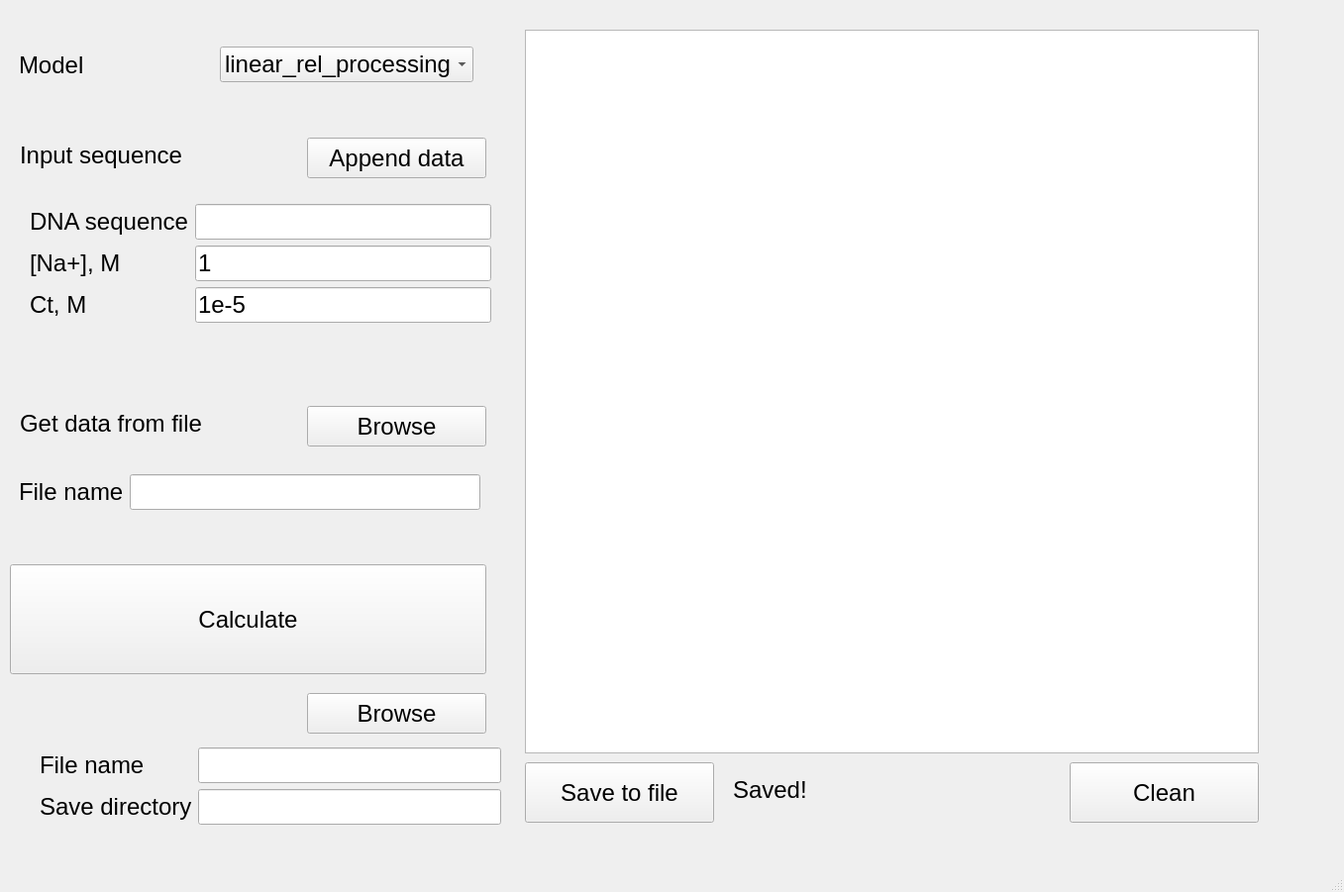
<?xml version="1.0" encoding="UTF-8"?>
<ui version="4.0">
 <class>MainWindow</class>
 <widget class="QMainWindow" name="MainWindow">
  <property name="geometry">
   <rect>
    <x>0</x>
    <y>0</y>
    <width>1357</width>
    <height>901</height>
   </rect>
  </property>
  <property name="windowTitle">
   <string>Calculator</string>
  </property>
  <widget class="QWidget" name="centralwidget">
   <widget class="TableView" name="tableView">
    <property name="geometry">
     <rect>
      <x>530</x>
      <y>30</y>
      <width>741</width>
      <height>731</height>
     </rect>
    </property>
   </widget>
   <widget class="QFrame" name="processingTypeFrame">
    <property name="geometry">
     <rect>
      <x>10</x>
      <y>30</y>
      <width>477</width>
      <height>71</height>
     </rect>
    </property>
    <layout class="QHBoxLayout" name="processingTypeLayout">
     <item>
      <widget class="QLabel" name="processingTypeLabel">
       <property name="font">
        <font>
         <pointsize>18</pointsize>
        </font>
       </property>
       <property name="text">
        <string>Model</string>
       </property>
      </widget>
     </item>
     <item>
      <widget class="QComboBox" name="processingTypeComboBox">
       <property name="font">
        <font>
         <pointsize>18</pointsize>
        </font>
       </property>
       <item>
        <property name="text">
         <string>linear_rel_processing</string>
        </property>
       </item>
       <item>
        <property name="text">
         <string>conv_abs_processing</string>
        </property>
       </item>
       <item>
        <property name="text">
         <string>conv_rel_processing</string>
        </property>
       </item>
      </widget>
     </item>
    </layout>
   </widget>
   <widget class="QFrame" name="inputFileFrame">
    <property name="geometry">
     <rect>
      <x>10</x>
      <y>400</y>
      <width>486</width>
      <height>161</height>
     </rect>
    </property>
    <widget class="QFrame" name="inputFileInnerFrame">
     <property name="geometry">
      <rect>
       <x>0</x>
       <y>70</y>
       <width>484</width>
       <height>113</height>
      </rect>
     </property>
     <property name="minimumSize">
      <size>
       <width>484</width>
       <height>113</height>
      </size>
     </property>
     <layout class="QFormLayout" name="inputFileInnerLayout">
      <item row="0" column="0">
       <widget class="QLabel" name="inputFileNameLabel">
        <property name="font">
         <font>
          <pointsize>18</pointsize>
         </font>
        </property>
        <property name="text">
         <string>File name</string>
        </property>
       </widget>
      </item>
      <item row="0" column="1">
       <widget class="QLineEdit" name="inputFileNameLineEdit">
        <property name="font">
         <font>
          <pointsize>18</pointsize>
         </font>
        </property>
       </widget>
      </item>
     </layout>
    </widget>
    <widget class="QPushButton" name="browseButton">
     <property name="geometry">
      <rect>
       <x>300</x>
       <y>10</y>
       <width>181</width>
       <height>41</height>
      </rect>
     </property>
     <property name="font">
      <font>
       <pointsize>18</pointsize>
      </font>
     </property>
     <property name="text">
      <string>Browse</string>
     </property>
    </widget>
    <widget class="QLabel" name="getDataFromInputLabel">
     <property name="geometry">
      <rect>
       <x>10</x>
       <y>10</y>
       <width>281</width>
       <height>35</height>
      </rect>
     </property>
     <property name="font">
      <font>
       <pointsize>18</pointsize>
      </font>
     </property>
     <property name="text">
      <string>Get data from file</string>
     </property>
    </widget>
   </widget>
   <widget class="QFrame" name="saveFileFrame">
    <property name="geometry">
     <rect>
      <x>20</x>
      <y>680</y>
      <width>486</width>
      <height>181</height>
     </rect>
    </property>
    <widget class="QFrame" name="saveFileInnerFrame">
     <property name="geometry">
      <rect>
       <x>11</x>
       <y>66</y>
       <width>484</width>
       <height>113</height>
      </rect>
     </property>
     <property name="minimumSize">
      <size>
       <width>484</width>
       <height>113</height>
      </size>
     </property>
     <layout class="QFormLayout" name="saveFileInnerLayout">
      <item row="0" column="0">
       <widget class="QLabel" name="saveFileNameLabel">
        <property name="font">
         <font>
          <pointsize>18</pointsize>
         </font>
        </property>
        <property name="text">
         <string>File name</string>
        </property>
       </widget>
      </item>
      <item row="0" column="1">
       <widget class="QLineEdit" name="saveFileNameLineEdit">
        <property name="font">
         <font>
          <pointsize>18</pointsize>
         </font>
        </property>
       </widget>
      </item>
      <item row="1" column="0">
       <widget class="QLabel" name="saveDirectoryLabel">
        <property name="font">
         <font>
          <pointsize>18</pointsize>
         </font>
        </property>
        <property name="text">
         <string>Save directory</string>
        </property>
       </widget>
      </item>
      <item row="1" column="1">
       <widget class="QLineEdit" name="saveDirectoryLineEdit">
        <property name="font">
         <font>
          <pointsize>18</pointsize>
         </font>
        </property>
       </widget>
      </item>
     </layout>
    </widget>
    <widget class="QPushButton" name="browesSaveButton">
     <property name="geometry">
      <rect>
       <x>290</x>
       <y>20</y>
       <width>181</width>
       <height>41</height>
      </rect>
     </property>
     <property name="font">
      <font>
       <pointsize>18</pointsize>
      </font>
     </property>
     <property name="text">
      <string>Browse</string>
     </property>
    </widget>
   </widget>
   <widget class="QPushButton" name="calculateButton">
    <property name="geometry">
     <rect>
      <x>10</x>
      <y>570</y>
      <width>481</width>
      <height>111</height>
     </rect>
    </property>
    <property name="font">
     <font>
      <pointsize>18</pointsize>
     </font>
    </property>
    <property name="text">
     <string>Calculate</string>
    </property>
   </widget>
   <widget class="QFrame" name="writeDataFrame">
    <property name="geometry">
     <rect>
      <x>10</x>
      <y>99</y>
      <width>506</width>
      <height>301</height>
     </rect>
    </property>
    <widget class="QFrame" name="writeDataInnerFrame">
     <property name="geometry">
      <rect>
       <x>11</x>
       <y>98</y>
       <width>484</width>
       <height>201</height>
      </rect>
     </property>
     <property name="minimumSize">
      <size>
       <width>484</width>
       <height>0</height>
      </size>
     </property>
     <layout class="QFormLayout" name="writeDataInnerLayout">
      <item row="0" column="0">
       <widget class="QLabel" name="dnaSequenceLabel">
        <property name="font">
         <font>
          <pointsize>18</pointsize>
         </font>
        </property>
        <property name="text">
         <string>DNA sequence</string>
        </property>
       </widget>
      </item>
      <item row="0" column="1">
       <widget class="QLineEdit" name="dnaSequenceLineEdit">
        <property name="font">
         <font>
          <pointsize>18</pointsize>
         </font>
        </property>
       </widget>
      </item>
      <item row="1" column="0">
       <widget class="QLabel" name="NaLabel">
        <property name="font">
         <font>
          <pointsize>18</pointsize>
         </font>
        </property>
        <property name="text">
         <string>[Na+], M</string>
        </property>
       </widget>
      </item>
      <item row="1" column="1">
       <widget class="QLineEdit" name="NaLineEdit">
        <property name="font">
         <font>
          <pointsize>18</pointsize>
         </font>
        </property>
        <property name="text">
         <string>1</string>
        </property>
       </widget>
      </item>
      <item row="3" column="0">
       <widget class="QLabel" name="CtLabel">
        <property name="font">
         <font>
          <pointsize>18</pointsize>
         </font>
        </property>
        <property name="text">
         <string>Ct, M</string>
        </property>
       </widget>
      </item>
      <item row="3" column="1">
       <widget class="QLineEdit" name="CtLineEdit">
        <property name="font">
         <font>
          <pointsize>18</pointsize>
         </font>
        </property>
        <property name="text">
         <string>1e-5</string>
        </property>
       </widget>
      </item>
     </layout>
    </widget>
    <widget class="QLabel" name="writeDataLabel">
     <property name="geometry">
      <rect>
       <x>10</x>
       <y>40</y>
       <width>271</width>
       <height>35</height>
      </rect>
     </property>
     <property name="font">
      <font>
       <pointsize>18</pointsize>
      </font>
     </property>
     <property name="text">
      <string>Input sequence</string>
     </property>
    </widget>
    <widget class="QPushButton" name="appendDataButton">
     <property name="geometry">
      <rect>
       <x>300</x>
       <y>40</y>
       <width>181</width>
       <height>41</height>
      </rect>
     </property>
     <property name="font">
      <font>
       <pointsize>18</pointsize>
      </font>
     </property>
     <property name="text">
      <string>Append data</string>
     </property>
    </widget>
   </widget>
   <widget class="QPushButton" name="cleanButton">
    <property name="geometry">
     <rect>
      <x>1080</x>
      <y>770</y>
      <width>191</width>
      <height>61</height>
     </rect>
    </property>
    <property name="font">
     <font>
      <pointsize>18</pointsize>
     </font>
    </property>
    <property name="text">
     <string>Clean</string>
    </property>
   </widget>
   <widget class="QPushButton" name="saveToFileButton">
    <property name="geometry">
     <rect>
      <x>530</x>
      <y>770</y>
      <width>191</width>
      <height>61</height>
     </rect>
    </property>
    <property name="font">
     <font>
      <pointsize>18</pointsize>
     </font>
    </property>
    <property name="text">
     <string>Save to file</string>
    </property>
   </widget>
   <widget class="QLabel" name="fileSavedText">
    <property name="geometry">
     <rect>
      <x>740</x>
      <y>780</y>
      <width>91</width>
      <height>35</height>
     </rect>
    </property>
    <property name="font">
     <font>
      <pointsize>18</pointsize>
     </font>
    </property>
    <property name="text">
     <string>Saved!</string>
    </property>
   </widget>
   <widget class="QSplitter" name="splitter">
    <property name="geometry">
     <rect>
      <x>0</x>
      <y>0</y>
      <width>0</width>
      <height>0</height>
     </rect>
    </property>
    <property name="orientation">
     <enum>Qt::Vertical</enum>
    </property>
   </widget>
  </widget>
  <widget class="QMenuBar" name="menubar">
   <property name="geometry">
    <rect>
     <x>0</x>
     <y>0</y>
     <width>1357</width>
     <height>26</height>
    </rect>
   </property>
  </widget>
  <widget class="QStatusBar" name="statusbar"/>
 </widget>
 <customwidgets>
  <customwidget>
   <class>TableView</class>
   <extends>QTableView</extends>
   <header>TableView</header>
  </customwidget>
 </customwidgets>
 <resources/>
 <connections/>
</ui>
